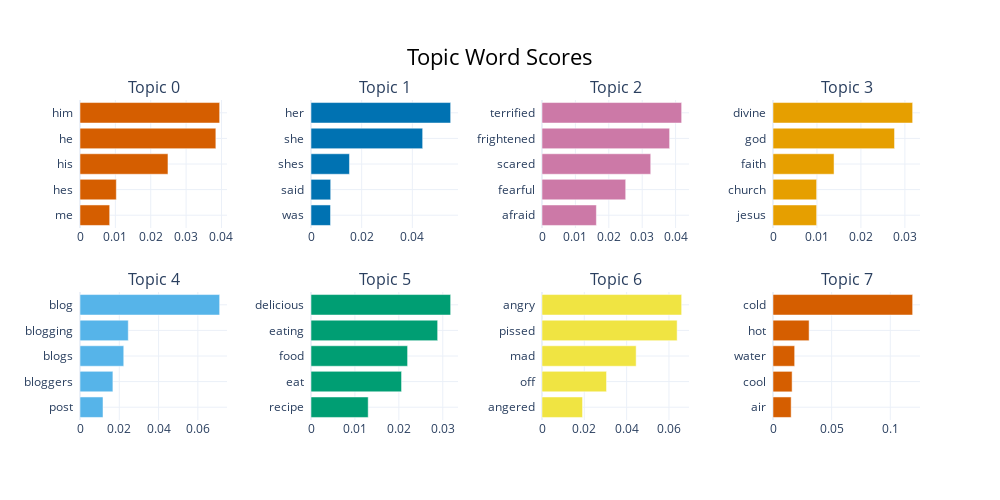

Write notebook code for a chart like this one.
### Code cell
topic_model.visualize_barchart()

### Figure 1 — Plotly figure (JSON) as saved in the notebook; plotly's stock layout.template omitted (floating-point values rounded to 4 significant figures)
{"data": [{"marker": {"color": "#D55E00"}, "orientation": "h", "type": "bar", "x": [0.008392, 0.01027, 0.02487, 0.03841, 0.03948], "xaxis": "x", "y": ["me  ", "hes  ", "his  ", "he  ", "him  "], "yaxis": "y"}, {"marker": {"color": "#0072B2"}, "orientation": "h", "type": "bar", "x": [0.007705, 0.007777, 0.01518, 0.04407, 0.05512], "xaxis": "x2", "y": ["was  ", "said  ", "shes  ", "she  ", "her  "], "yaxis": "y2"}, {"marker": {"color": "#CC79A7"}, "orientation": "h", "type": "bar", "x": [0.01628, 0.02506, 0.03255, 0.03821, 0.04181], "xaxis": "x3", "y": ["afraid  ", "fearful  ", "scared  ", "frightened  ", "terrified  "], "yaxis": "y3"}, {"marker": {"color": "#E69F00"}, "orientation": "h", "type": "bar", "x": [0.009926, 0.009926, 0.01389, 0.02765, 0.03177], "xaxis": "x4", "y": ["jesus  ", "church  ", "faith  ", "god  ", "divine  "], "yaxis": "y4"}, {"marker": {"color": "#56B4E9"}, "orientation": "h", "type": "bar", "x": [0.01171, 0.01675, 0.02228, 0.02457, 0.0711], "xaxis": "x5", "y": ["post  ", "bloggers  ", "blogs  ", "blogging  ", "blog  "], "yaxis": "y5"}, {"marker": {"color": "#009E73"}, "orientation": "h", "type": "bar", "x": [0.01302, 0.02061, 0.02199, 0.02883, 0.03179], "xaxis": "x6", "y": ["recipe  ", "eat  ", "food  ", "eating  ", "delicious  "], "yaxis": "y6"}, {"marker": {"color": "#F0E442"}, "orientation": "h", "type": "bar", "x": [0.01917, 0.0305, 0.0445, 0.06387, 0.06601], "xaxis": "x7", "y": ["angered  ", "off  ", "mad  ", "pissed  ", "angry  "], "yaxis": "y7"}, {"marker": {"color": "#D55E00"}, "orientation": "h", "type": "bar", "x": [0.01548, 0.0163, 0.01847, 0.03078, 0.1191], "xaxis": "x8", "y": ["air  ", "cool  ", "water  ", "hot  ", "cold  "], "yaxis": "y8"}], "layout": {"annotations": [{"font": {"size": 16}, "showarrow": false, "text": "Topic 0", "x": 0.0875, "xanchor": "center", "xref": "paper", "y": 1, "yanchor": "bottom", "yref": "paper"}, {"font": {"size": 16}, "showarrow": false, "text": "Topic 1", "x": 0.3625, "xanchor": "center", "xref": "paper", "y": 1, "yanchor": "bottom", "yref": "paper"}, {"font": {"size": 16}, "showarrow": false, "text": "Topic 2", "x": 0.6375, "xanchor": "center", "xref": "paper", "y": 1, "yanchor": "bottom", "yref": "paper"}, {"font": {"size": 16}, "showarrow": false, "text": "Topic 3", "x": 0.9125, "xanchor": "center", "xref": "paper", "y": 1, "yanchor": "bottom", "yref": "paper"}, {"font": {"size": 16}, "showarrow": false, "text": "Topic 4", "x": 0.0875, "xanchor": "center", "xref": "paper", "y": 0.4, "yanchor": "bottom", "yref": "paper"}, {"font": {"size": 16}, "showarrow": false, "text": "Topic 5", "x": 0.3625, "xanchor": "center", "xref": "paper", "y": 0.4, "yanchor": "bottom", "yref": "paper"}, {"font": {"size": 16}, "showarrow": false, "text": "Topic 6", "x": 0.6375, "xanchor": "center", "xref": "paper", "y": 0.4, "yanchor": "bottom", "yref": "paper"}, {"font": {"size": 16}, "showarrow": false, "text": "Topic 7", "x": 0.9125, "xanchor": "center", "xref": "paper", "y": 0.4, "yanchor": "bottom", "yref": "paper"}], "height": 500, "hoverlabel": {"bgcolor": "white", "font": {"family": "Rockwell", "size": 16}}, "showlegend": false, "title": {"font": {"color": "Black", "size": 22}, "text": "Topic Word Scores", "x": 0.5, "xanchor": "center", "yanchor": "top"}, "width": 1000, "xaxis": {"anchor": "y", "domain": [0, 0.175], "showgrid": true}, "xaxis2": {"anchor": "y2", "domain": [0.275, 0.45], "showgrid": true}, "xaxis3": {"anchor": "y3", "domain": [0.55, 0.725], "showgrid": true}, "xaxis4": {"anchor": "y4", "domain": [0.825, 1], "showgrid": true}, "xaxis5": {"anchor": "y5", "domain": [0, 0.175], "showgrid": true}, "xaxis6": {"anchor": "y6", "domain": [0.275, 0.45], "showgrid": true}, "xaxis7": {"anchor": "y7", "domain": [0.55, 0.725], "showgrid": true}, "xaxis8": {"anchor": "y8", "domain": [0.825, 1], "showgrid": true}, "yaxis": {"anchor": "x", "domain": [0.6, 1], "showgrid": true}, "yaxis2": {"anchor": "x2", "domain": [0.6, 1], "showgrid": true}, "yaxis3": {"anchor": "x3", "domain": [0.6, 1], "showgrid": true}, "yaxis4": {"anchor": "x4", "domain": [0.6, 1], "showgrid": true}, "yaxis5": {"anchor": "x5", "domain": [0, 0.4], "showgrid": true}, "yaxis6": {"anchor": "x6", "domain": [0, 0.4], "showgrid": true}, "yaxis7": {"anchor": "x7", "domain": [0, 0.4], "showgrid": true}, "yaxis8": {"anchor": "x8", "domain": [0, 0.4], "showgrid": true}}}
